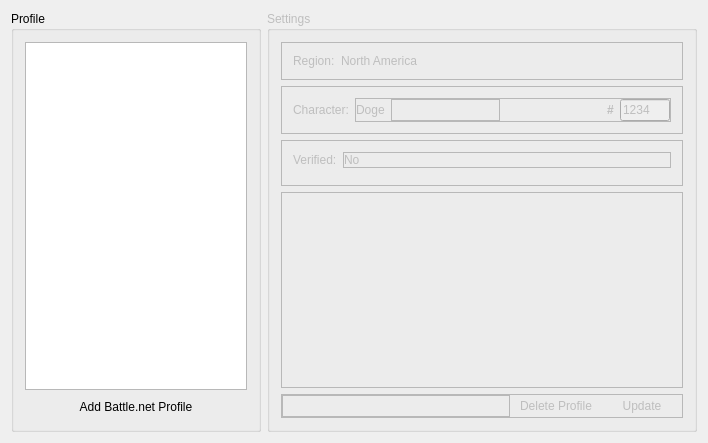
<?xml version="1.0" encoding="UTF-8"?>
<ui version="4.0">
 <class>bnetSettingsDialog</class>
 <widget class="QDialog" name="bnetSettingsDialog">
  <property name="geometry">
   <rect>
    <x>0</x>
    <y>0</y>
    <width>708</width>
    <height>443</height>
   </rect>
  </property>
  <property name="windowTitle">
   <string>Battle.net Profiles</string>
  </property>
  <layout class="QHBoxLayout" name="horizontalLayout">
   <item>
    <widget class="QGroupBox" name="groupBox">
     <property name="sizePolicy">
      <sizepolicy hsizetype="Maximum" vsizetype="Preferred">
       <horstretch>0</horstretch>
       <verstretch>0</verstretch>
      </sizepolicy>
     </property>
     <property name="maximumSize">
      <size>
       <width>250</width>
       <height>16777215</height>
      </size>
     </property>
     <property name="title">
      <string>Profile</string>
     </property>
     <layout class="QGridLayout" name="gridLayout">
      <item row="0" column="0" colspan="2">
       <widget class="QListWidget" name="lstProfiles"/>
      </item>
      <item row="1" column="0" colspan="2">
       <widget class="QPushButton" name="btnNewManualProfile">
        <property name="text">
         <string>Add Battle.net Profile</string>
        </property>
        <property name="flat">
         <bool>true</bool>
        </property>
       </widget>
      </item>
     </layout>
    </widget>
   </item>
   <item>
    <widget class="QGroupBox" name="gbSettings">
     <property name="enabled">
      <bool>false</bool>
     </property>
     <property name="maximumSize">
      <size>
       <width>16777215</width>
       <height>16777215</height>
      </size>
     </property>
     <property name="title">
      <string>Settings</string>
     </property>
     <layout class="QGridLayout" name="gridLayout_2">
      <item row="2" column="0">
       <widget class="QFrame" name="frame_5">
        <property name="sizePolicy">
         <sizepolicy hsizetype="Preferred" vsizetype="Maximum">
          <horstretch>0</horstretch>
          <verstretch>0</verstretch>
         </sizepolicy>
        </property>
        <property name="frameShape">
         <enum>QFrame::StyledPanel</enum>
        </property>
        <property name="frameShadow">
         <enum>QFrame::Raised</enum>
        </property>
        <layout class="QFormLayout" name="formLayout_3">
         <property name="fieldGrowthPolicy">
          <enum>QFormLayout::AllNonFixedFieldsGrow</enum>
         </property>
         <item row="0" column="0">
          <widget class="QLabel" name="label_4">
           <property name="text">
            <string>Verified:</string>
           </property>
          </widget>
         </item>
         <item row="0" column="1">
          <widget class="QFrame" name="frame_6">
           <property name="frameShape">
            <enum>QFrame::StyledPanel</enum>
           </property>
           <property name="frameShadow">
            <enum>QFrame::Raised</enum>
           </property>
           <layout class="QGridLayout" name="gridLayout_4">
            <property name="leftMargin">
             <number>0</number>
            </property>
            <property name="topMargin">
             <number>0</number>
            </property>
            <property name="rightMargin">
             <number>0</number>
            </property>
            <property name="bottomMargin">
             <number>0</number>
            </property>
            <item row="0" column="0" alignment="Qt::AlignTop">
             <widget class="QLabel" name="lblVerified">
              <property name="text">
               <string>No</string>
              </property>
             </widget>
            </item>
            <item row="0" column="1">
             <widget class="QLabel" name="lblVerificationPortrait">
              <property name="sizePolicy">
               <sizepolicy hsizetype="Maximum" vsizetype="Maximum">
                <horstretch>0</horstretch>
                <verstretch>0</verstretch>
               </sizepolicy>
              </property>
              <property name="maximumSize">
               <size>
                <width>16777215</width>
                <height>0</height>
               </size>
              </property>
              <property name="text">
               <string/>
              </property>
              <property name="pixmap">
               <pixmap resource="resources.qrc">:/img/portraits/portrait_0</pixmap>
              </property>
             </widget>
            </item>
           </layout>
          </widget>
         </item>
         <item row="1" column="1">
          <widget class="QLabel" name="lblPortraitHelp">
           <property name="maximumSize">
            <size>
             <width>16777215</width>
             <height>0</height>
            </size>
           </property>
           <property name="text">
            <string>Set your in-game portrait to the one requested above.</string>
           </property>
          </widget>
         </item>
        </layout>
       </widget>
      </item>
      <item row="1" column="0">
       <widget class="QFrame" name="frame_2">
        <property name="sizePolicy">
         <sizepolicy hsizetype="Preferred" vsizetype="Maximum">
          <horstretch>0</horstretch>
          <verstretch>0</verstretch>
         </sizepolicy>
        </property>
        <property name="frameShape">
         <enum>QFrame::StyledPanel</enum>
        </property>
        <property name="frameShadow">
         <enum>QFrame::Raised</enum>
        </property>
        <layout class="QFormLayout" name="formLayout_2">
         <property name="fieldGrowthPolicy">
          <enum>QFormLayout::AllNonFixedFieldsGrow</enum>
         </property>
         <item row="0" column="0">
          <widget class="QLabel" name="label_2">
           <property name="text">
            <string>Character:</string>
           </property>
          </widget>
         </item>
         <item row="0" column="1">
          <widget class="QFrame" name="frame_3">
           <property name="frameShape">
            <enum>QFrame::StyledPanel</enum>
           </property>
           <property name="frameShadow">
            <enum>QFrame::Raised</enum>
           </property>
           <layout class="QGridLayout" name="gridLayout_3">
            <property name="leftMargin">
             <number>0</number>
            </property>
            <property name="topMargin">
             <number>0</number>
            </property>
            <property name="rightMargin">
             <number>0</number>
            </property>
            <property name="bottomMargin">
             <number>0</number>
            </property>
            <item row="0" column="4">
             <widget class="QLineEdit" name="txtCharacterCode">
              <property name="sizePolicy">
               <sizepolicy hsizetype="Maximum" vsizetype="Fixed">
                <horstretch>0</horstretch>
                <verstretch>0</verstretch>
               </sizepolicy>
              </property>
              <property name="maximumSize">
               <size>
                <width>50</width>
                <height>16777215</height>
               </size>
              </property>
              <property name="inputMask">
               <string>####</string>
              </property>
              <property name="text">
               <string>1234</string>
              </property>
             </widget>
            </item>
            <item row="0" column="1">
             <widget class="QLabel" name="lblCharacterName">
              <property name="sizePolicy">
               <sizepolicy hsizetype="Maximum" vsizetype="Preferred">
                <horstretch>0</horstretch>
                <verstretch>0</verstretch>
               </sizepolicy>
              </property>
              <property name="text">
               <string>Doge</string>
              </property>
             </widget>
            </item>
            <item row="0" column="3" alignment="Qt::AlignRight">
             <widget class="QLabel" name="label_3">
              <property name="sizePolicy">
               <sizepolicy hsizetype="Maximum" vsizetype="Preferred">
                <horstretch>0</horstretch>
                <verstretch>0</verstretch>
               </sizepolicy>
              </property>
              <property name="styleSheet">
               <string notr="true">font-weight: bold;</string>
              </property>
              <property name="text">
               <string>#</string>
              </property>
             </widget>
            </item>
            <item row="0" column="2">
             <widget class="QFrame" name="frame_4">
              <property name="frameShape">
               <enum>QFrame::StyledPanel</enum>
              </property>
              <property name="frameShadow">
               <enum>QFrame::Raised</enum>
              </property>
             </widget>
            </item>
           </layout>
          </widget>
         </item>
        </layout>
       </widget>
      </item>
      <item row="0" column="0">
       <widget class="QFrame" name="frame">
        <property name="sizePolicy">
         <sizepolicy hsizetype="Preferred" vsizetype="Maximum">
          <horstretch>0</horstretch>
          <verstretch>0</verstretch>
         </sizepolicy>
        </property>
        <property name="frameShape">
         <enum>QFrame::StyledPanel</enum>
        </property>
        <property name="frameShadow">
         <enum>QFrame::Raised</enum>
        </property>
        <layout class="QGridLayout" name="gridLayout_5">
         <item row="0" column="0">
          <widget class="QLabel" name="label">
           <property name="sizePolicy">
            <sizepolicy hsizetype="Maximum" vsizetype="Preferred">
             <horstretch>0</horstretch>
             <verstretch>0</verstretch>
            </sizepolicy>
           </property>
           <property name="text">
            <string>Region:</string>
           </property>
          </widget>
         </item>
         <item row="0" column="1">
          <widget class="QLabel" name="lblRegion">
           <property name="text">
            <string>North America</string>
           </property>
          </widget>
         </item>
        </layout>
       </widget>
      </item>
      <item row="3" column="0">
       <widget class="QFrame" name="frame_7">
        <property name="sizePolicy">
         <sizepolicy hsizetype="Preferred" vsizetype="Preferred">
          <horstretch>0</horstretch>
          <verstretch>0</verstretch>
         </sizepolicy>
        </property>
        <property name="frameShape">
         <enum>QFrame::StyledPanel</enum>
        </property>
        <property name="frameShadow">
         <enum>QFrame::Raised</enum>
        </property>
       </widget>
      </item>
      <item row="4" column="0">
       <widget class="QFrame" name="frame_8">
        <property name="sizePolicy">
         <sizepolicy hsizetype="Preferred" vsizetype="Maximum">
          <horstretch>0</horstretch>
          <verstretch>0</verstretch>
         </sizepolicy>
        </property>
        <property name="frameShape">
         <enum>QFrame::StyledPanel</enum>
        </property>
        <property name="frameShadow">
         <enum>QFrame::Raised</enum>
        </property>
        <layout class="QHBoxLayout" name="horizontalLayout_2">
         <property name="leftMargin">
          <number>0</number>
         </property>
         <property name="topMargin">
          <number>0</number>
         </property>
         <property name="rightMargin">
          <number>0</number>
         </property>
         <property name="bottomMargin">
          <number>0</number>
         </property>
         <item>
          <widget class="QFrame" name="frame_9">
           <property name="sizePolicy">
            <sizepolicy hsizetype="Expanding" vsizetype="Preferred">
             <horstretch>0</horstretch>
             <verstretch>0</verstretch>
            </sizepolicy>
           </property>
           <property name="frameShape">
            <enum>QFrame::StyledPanel</enum>
           </property>
           <property name="frameShadow">
            <enum>QFrame::Raised</enum>
           </property>
          </widget>
         </item>
         <item alignment="Qt::AlignRight">
          <widget class="QPushButton" name="btnDeleteProfile">
           <property name="text">
            <string>Delete Profile</string>
           </property>
           <property name="flat">
            <bool>true</bool>
           </property>
          </widget>
         </item>
         <item alignment="Qt::AlignRight">
          <widget class="QPushButton" name="btnUpdate">
           <property name="text">
            <string>Update</string>
           </property>
           <property name="flat">
            <bool>true</bool>
           </property>
          </widget>
         </item>
        </layout>
       </widget>
      </item>
     </layout>
    </widget>
   </item>
  </layout>
 </widget>
 <layoutdefault spacing="6" margin="11"/>
 <resources>
  <include location="resources.qrc"/>
 </resources>
 <connections/>
</ui>
